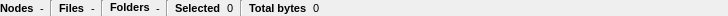
<?xml version="1.0" encoding="UTF-8"?>
<ui version="4.0">
 <class>StatusBar</class>
 <widget class="QWidget" name="StatusBar">
  <property name="enabled">
   <bool>true</bool>
  </property>
  <property name="geometry">
   <rect>
    <x>0</x>
    <y>0</y>
    <width>728</width>
    <height>16</height>
   </rect>
  </property>
  <property name="sizePolicy">
   <sizepolicy hsizetype="Preferred" vsizetype="Preferred">
    <horstretch>1</horstretch>
    <verstretch>1</verstretch>
   </sizepolicy>
  </property>
  <property name="minimumSize">
   <size>
    <width>16</width>
    <height>16</height>
   </size>
  </property>
  <property name="font">
   <font>
    <pointsize>8</pointsize>
   </font>
  </property>
  <property name="windowTitle">
   <string>Status</string>
  </property>
  <layout class="QHBoxLayout" name="hlayout" stretch="0,0,0,0,0,0,0,0,0,0,0,0,0,0,0">
   <property name="spacing">
    <number>6</number>
   </property>
   <property name="sizeConstraint">
    <enum>QLayout::SetNoConstraint</enum>
   </property>
   <property name="margin">
    <number>0</number>
   </property>
   <item>
    <widget class="QLabel" name="nodeLabel">
     <property name="font">
      <font>
       <weight>75</weight>
       <bold>true</bold>
      </font>
     </property>
     <property name="text">
      <string>Nodes</string>
     </property>
    </widget>
   </item>
   <item>
    <widget class="QLabel" name="nodesStatus">
     <property name="text">
      <string>-</string>
     </property>
    </widget>
   </item>
   <item>
    <widget class="Line" name="line1">
     <property name="orientation">
      <enum>Qt::Vertical</enum>
     </property>
    </widget>
   </item>
   <item>
    <widget class="QLabel" name="filesLabel">
     <property name="font">
      <font>
       <pointsize>8</pointsize>
       <weight>75</weight>
       <bold>true</bold>
      </font>
     </property>
     <property name="text">
      <string>Files</string>
     </property>
     <property name="textInteractionFlags">
      <set>Qt::LinksAccessibleByMouse</set>
     </property>
    </widget>
   </item>
   <item>
    <widget class="QLabel" name="filesStatus">
     <property name="text">
      <string>-</string>
     </property>
    </widget>
   </item>
   <item>
    <widget class="Line" name="line2">
     <property name="orientation">
      <enum>Qt::Vertical</enum>
     </property>
    </widget>
   </item>
   <item>
    <widget class="QLabel" name="foldersLabel">
     <property name="font">
      <font>
       <pointsize>8</pointsize>
       <weight>75</weight>
       <bold>true</bold>
      </font>
     </property>
     <property name="text">
      <string>Folders</string>
     </property>
     <property name="textInteractionFlags">
      <set>Qt::LinksAccessibleByMouse|Qt::TextSelectableByMouse</set>
     </property>
    </widget>
   </item>
   <item>
    <widget class="QLabel" name="foldersStatus">
     <property name="text">
      <string>-</string>
     </property>
    </widget>
   </item>
   <item>
    <widget class="Line" name="line3">
     <property name="orientation">
      <enum>Qt::Vertical</enum>
     </property>
    </widget>
   </item>
   <item>
    <widget class="QLabel" name="selectedLabel">
     <property name="font">
      <font>
       <pointsize>8</pointsize>
       <weight>75</weight>
       <bold>true</bold>
      </font>
     </property>
     <property name="text">
      <string>Selected</string>
     </property>
     <property name="textInteractionFlags">
      <set>Qt::LinksAccessibleByMouse</set>
     </property>
    </widget>
   </item>
   <item>
    <widget class="QLabel" name="selectedStatus">
     <property name="font">
      <font>
       <pointsize>8</pointsize>
      </font>
     </property>
     <property name="toolTip">
      <string>Total number of selected items for this browser</string>
     </property>
     <property name="text">
      <string>0</string>
     </property>
     <property name="textInteractionFlags">
      <set>Qt::LinksAccessibleByMouse</set>
     </property>
    </widget>
   </item>
   <item>
    <widget class="Line" name="line">
     <property name="orientation">
      <enum>Qt::Vertical</enum>
     </property>
    </widget>
   </item>
   <item>
    <widget class="QLabel" name="totalBytes">
     <property name="font">
      <font>
       <weight>75</weight>
       <bold>true</bold>
      </font>
     </property>
     <property name="text">
      <string>Total bytes</string>
     </property>
    </widget>
   </item>
   <item>
    <widget class="QLabel" name="totalBytesCount">
     <property name="text">
      <string>0</string>
     </property>
    </widget>
   </item>
   <item>
    <spacer name="horizontalSpacer">
     <property name="orientation">
      <enum>Qt::Horizontal</enum>
     </property>
     <property name="sizeHint" stdset="0">
      <size>
       <width>40</width>
       <height>20</height>
      </size>
     </property>
    </spacer>
   </item>
  </layout>
 </widget>
 <resources/>
 <connections/>
</ui>
